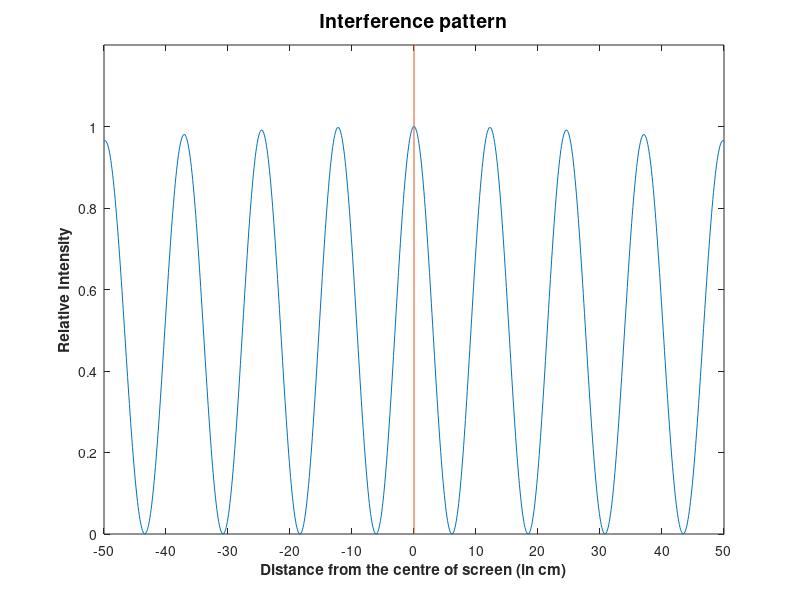

Write MATLAB code to recreate this figure.
% Script to model the interference between 2 point sources
% separated by a distance d and on a line parallel to a screen
% at a distance D.
% variables names as in Fig. 1 in the lab. script
%
% CHANGE THESE VALUES ACCORDING TO YOUR EXPERIMENTAL SETUP:
d=0.63;             % separation between the sources (in m)
D=2.55;             % distance from sources to screen (in m)
lambda=0.03;        % wavelength (in m)
k=2*pi/lambda;
%
x=-0.5:0.001:0.5;   % to cover 50 cm at either side of the centre
theta1=atan((d/2-x)/D);
theta2=atan((d/2+x)/D);
l1=D./cos(theta1);
l2=D./cos(theta2);
j=0+i;
Et=exp(-j*k*l1)./l1+exp(-j*k*l2)./l2;
Et=Et.*conj(Et)/(max(Et)^2);
%
y=x*100;            % converting to cm
plot(y,abs(Et))
axis([-50 50 0 1.2]);
set(gca,'XTick',[-50:10:50])
title('{\bfInterference pattern}','FontSize',14)
xlabel('{\bfDistance from the centre of screen (in cm)}')
ylabel('{\bfRelative Intensity}')
line([0 0],[0 1.2])
% line([-0.5 0.5],[1 1],'linestyle',':')
% text(-0.48, 1.1,'drawn by {\bf <...insert your name here...> }')


